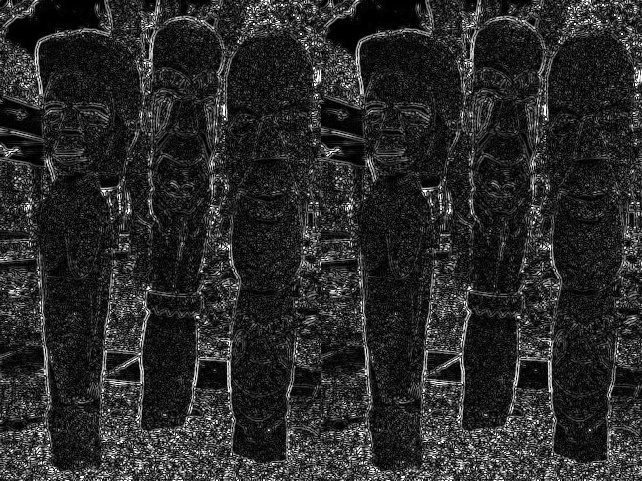
#> input picture proj2/proj2_code/EdgeDetection/output/laplacian/101085.jpg, 642 x 481 px, given as the content of the folder data/, which was not available
$ python main.py   (older library calls are emulated)
#> lines starting #> are read from the running program, lines starting #| are printed output that depends on the picture; pictures that were not available may be replaced by others from this repository, and a replacement may not be noted
#> further down, img is the input picture: shape (481, 642, 3); min 0, max 255, mean 42.3
### proj2/proj2_code/EdgeDetection/canny.py
import cv2
import numpy as np

def StandCanny(img, lowThreshold, highThreshold):
#> called with lowThreshold = 50, highThreshold = 150
    gray = cv2.cvtColor(img, cv2.COLOR_BGR2GRAY)
    blurred = cv2.GaussianBlur(gray, (5, 5), 1.4)
    edges = cv2.Canny(blurred, lowThreshold, highThreshold)
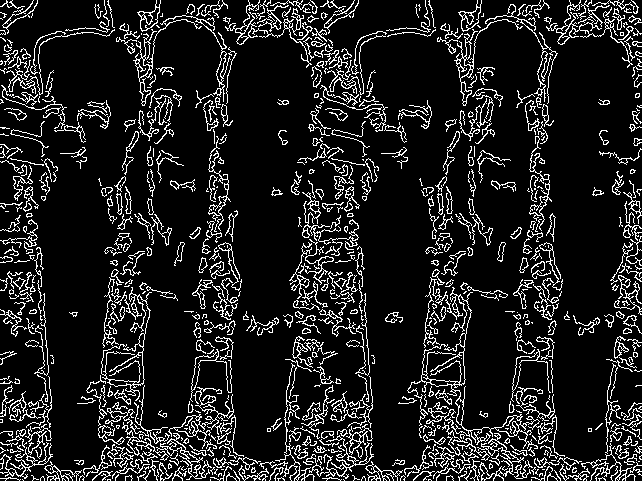
#> edges: shape (481, 642); 12.6% white in thin lines or dots
    return edges

def CustomCanny(img, lowThreshold, highThreshold):
    # Step 1: Grayscale + Gaussian Blur
#> called with lowThreshold = 50, highThreshold = 150
    gray = cv2.cvtColor(img, cv2.COLOR_BGR2GRAY)
    blurred = cv2.GaussianBlur(gray, (5, 5), 1.4)

    # Step 2: Sobel gradient on blurred image (CV_16S → float32)
    grad_x = cv2.Sobel(blurred, cv2.CV_16S, 1, 0, ksize=3)
    grad_y = cv2.Sobel(blurred, cv2.CV_16S, 0, 1, ksize=3)
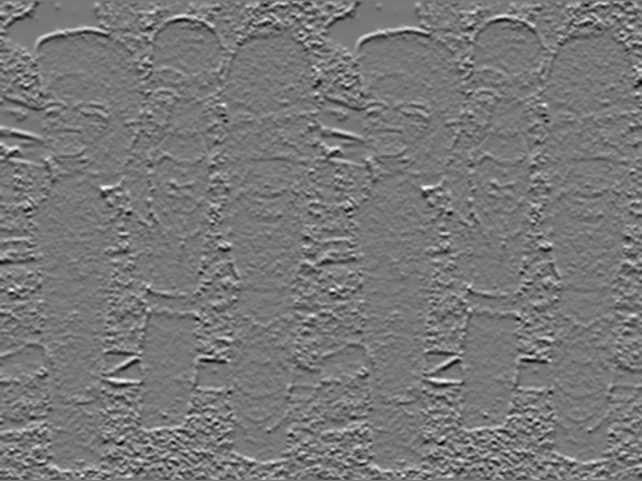
#> grad_y: shape (481, 642) int16; min -297, max 334, mean 0.7; drawn with min black and max white
    grad_x = grad_x.astype(np.float32)
    grad_y = grad_y.astype(np.float32)

    grad_mag = np.hypot(grad_x, grad_y)
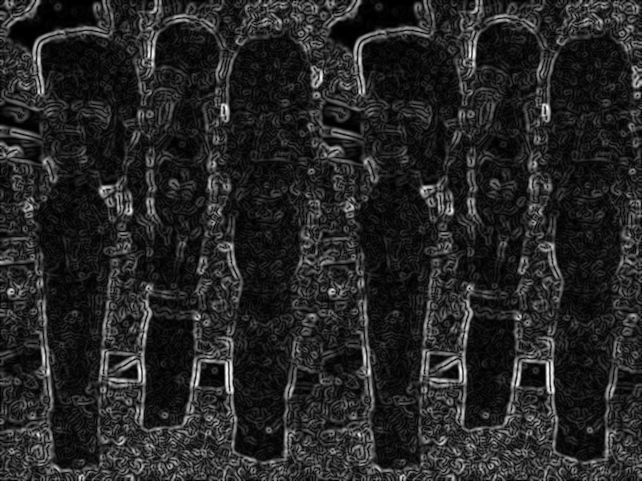
#> grad_mag: shape (481, 642) float32; min 0, max 388.1, mean 58.7; drawn with min black and max white
    grad_dir = np.arctan2(grad_y, grad_x)  # in radians
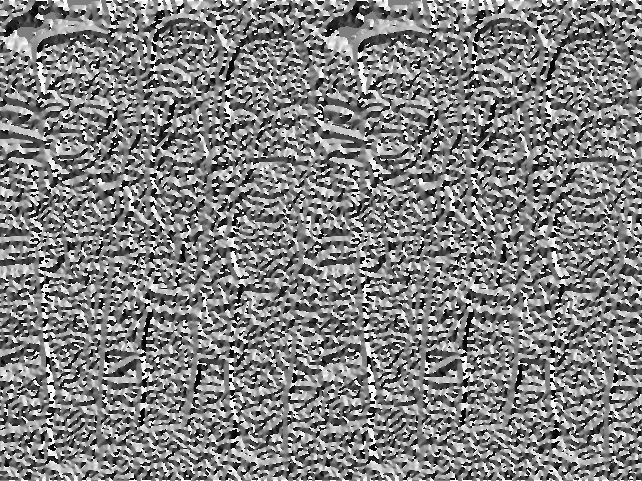
#> grad_dir: shape (481, 642) float32; min -3.14, max 3.14, mean 0.0346; drawn with min black and max white

    # Step 3: Non-Maximum Suppression (improved version)
    def NMS(mag, angle):
        H, W = mag.shape
#> H = 481; W = 642
        Z = np.zeros((H, W), dtype=np.uint8)
        angle = np.rad2deg(angle) % 180
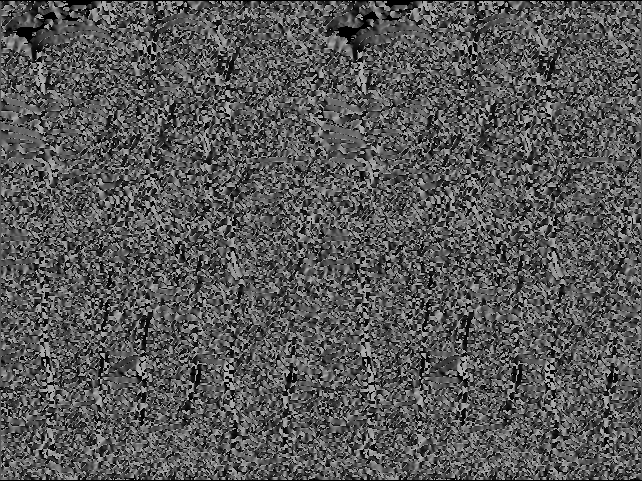
#> angle: shape (481, 642) float32; min 0, max 179.8, mean 87.3

        for i in range(1, H - 1):
            for j in range(1, W - 1):
                try:
                    q = 255
                    r = 255
                    a = angle[i, j]

                    if (0 <= a < 22.5) or (157.5 <= a <= 180):
                        q = mag[i, j + 1]
                        r = mag[i, j - 1]
                    elif (22.5 <= a < 67.5):
                        q = mag[i + 1, j - 1]
                        r = mag[i - 1, j + 1]
                    elif (67.5 <= a < 112.5):
                        q = mag[i + 1, j]
                        r = mag[i - 1, j]
                    elif (112.5 <= a < 157.5):
                        q = mag[i - 1, j - 1]
                        r = mag[i + 1, j + 1]

                    if (mag[i, j] >= q) and (mag[i, j] >= r):
                        Z[i, j] = mag[i, j]
                    else:
                        Z[i, j] = 0
                except IndexError:
                    pass
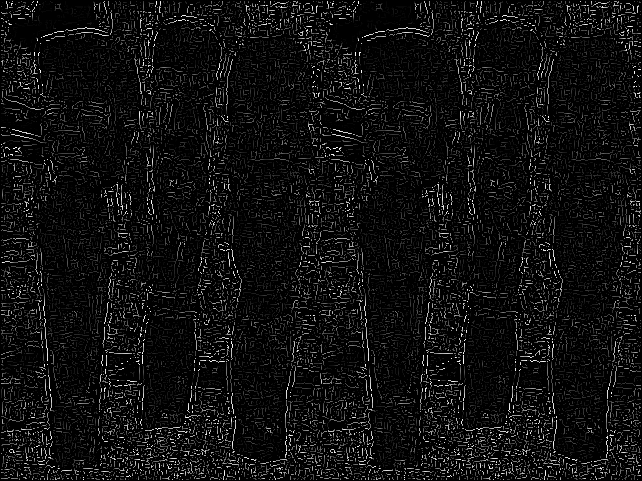
#> Z: shape (481, 642); min 0, max 255, mean 15.9
        return Z

    nms = NMS(grad_mag, grad_dir)

    # Step 4: Double thresholding
    strong = 255
    weak = 75
    res = np.zeros_like(nms, dtype=np.uint8)
    strong_i, strong_j = np.where(nms >= highThreshold)
#> strong_i = 7826 values from 1 to 479; strong_j = 7826 values, max 640 at index 1164, min 1 at index 330, mean 316.6
    weak_i, weak_j = np.where((nms >= lowThreshold) & (nms < highThreshold))
    res[strong_i, strong_j] = strong
    res[weak_i, weak_j] = weak

    # Step 5: Hysteresis edge tracking (Flood fill)
    def hysteresis(img, weak=75, strong=255):
#> called with weak = 75, strong = 255
        H, W = img.shape
        strongs = [(i, j) for i in range(1, H - 1) for j in range(1, W - 1) if img[i, j] == strong]
        visited = set(strongs)

        while strongs:
            i, j = strongs.pop()
            for di in [-1, 0, 1]:
                for dj in [-1, 0, 1]:
                    ni, nj = i + di, j + dj
                    if (0 <= ni < H) and (0 <= nj < W):
                        if img[ni, nj] == weak and (ni, nj) not in visited:
                            img[ni, nj] = strong
                            strongs.append((ni, nj))
                            visited.add((ni, nj))
        img[img != strong] = 0
        return img

    result = hysteresis(res, weak=weak, strong=strong)
    return result

### proj2/proj2_code/EdgeDetection/main.py
import cv2
import os
import argparse
from canny import CustomCanny, StandCanny
from sobel import CustomSobel, StandSobel
from laplacian import CustomLaplacian, StandLaplacian
import numpy as np

def cal_metric(preds_vis, gt_vis):
    """
    Calculate accuracy, recall, and F1 score based on visible points.
    Args:
        @preds_vis: Predicted visibility flags
        @gt_vis: Ground truth visibility flags

    Returns:
        Tuple of (accuracy, precision, recall, F1 score)
    """
    # Ensure inputs are numpy arrays
    preds_vis = np.array(preds_vis)
    gt_vis = np.array(gt_vis)

    assert set(preds_vis) == {0, 255}, "Predictions should be binary (0 or 255)"
    assert set(gt_vis) == {0, 255}, "Ground truth should be binary (0 or 255)"

    # Calculate true positives, true negatives, false positives, and false negatives
    tp = np.sum((preds_vis == 255) & (gt_vis == 255))
    tn = np.sum((preds_vis == 0) & (gt_vis == 0))
    fp = np.sum((preds_vis == 255) & (gt_vis == 0))
    fn = np.sum((preds_vis == 0) & (gt_vis == 255))

    # Calculate accuracy, precision, recall, and F1 score
    accuracy = (tp + tn) / (tp + tn + fp + fn) if (tp + tn + fp + fn) > 0 else 0
    precision = tp / (tp + fp) if (tp + fp) > 0 else 0
    recall = tp / (tp + fn) if (tp + fn) > 0 else 0
    f1_score = (2 * tp) / (2 * tp + fp + fn) if (2 * tp + fp + fn) > 0 else 0

    return accuracy, precision, recall, f1_score


if __name__ == "__main__":

    parser = argparse.ArgumentParser()
    parser.add_argument("--mode", type=str, default="canny", choices=["canny", "sobel", "laplacian"])
    parser.add_argument("--input_dir", type=str, default="data/")
    parser.add_argument("--output_dir", type=str, default="output/Canny")
    parser.add_argument("--lowThreshold", type=int, default=50)
    parser.add_argument("--highThreshold", type=int, default=150)
    args = parser.parse_args()

    if not os.path.exists(args.output_dir):
        os.makedirs(args.output_dir)

    for filename in sorted(os.listdir(args.input_dir)):
        img = cv2.imread(os.path.join(args.input_dir, filename))

        if args.mode == "laplacian":
            stand_edge = StandLaplacian(img)
            custom_edge = CustomLaplacian(img)

        elif args.mode == "sobel":
            stand_edge = StandSobel(img)
            custom_edge = CustomSobel(img)

        elif args.mode == "canny":
            stand_edge = StandCanny(img, args.lowThreshold, args.highThreshold)
            custom_edge = CustomCanny(img, args.lowThreshold, args.highThreshold)
#> custom_edge: shape (481, 642); 4.4% white in thin lines or dots

        else:
            raise ValueError("Invalid mode. Choose 'canny', 'sobel' or 'laplacian'.")

        cv2.imwrite(os.path.join(args.output_dir, filename), cv2.hconcat((stand_edge, custom_edge)))
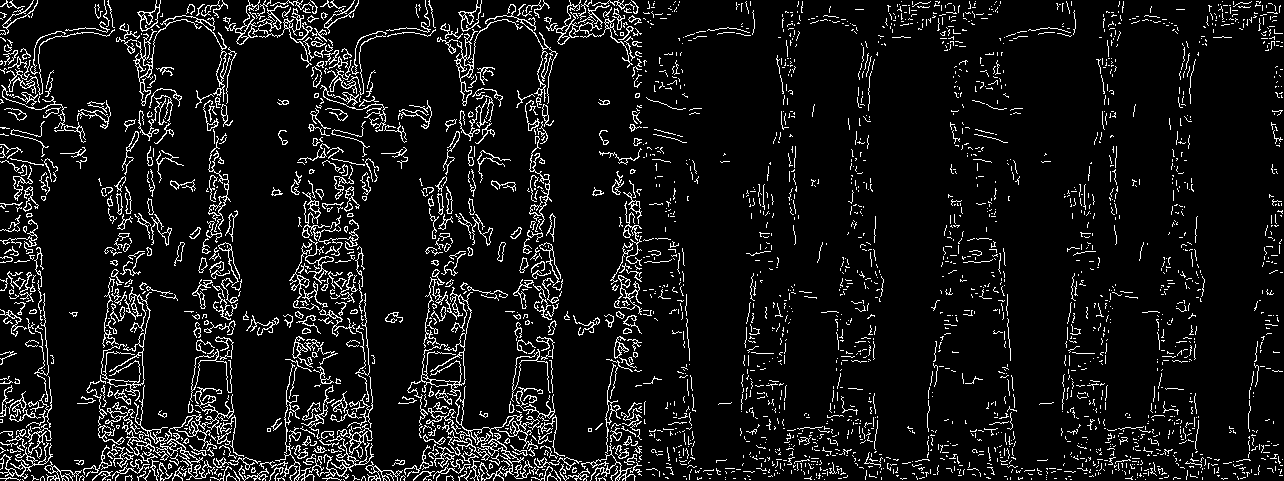
#> saved as 101085.jpg: shape (481, 1284); 8.5% white in thin lines or dots

        # [7 lines of commented-out code are left out]

$ run again, on proj2/proj2_code/EdgeDetection/output/laplacian/105025.jpg
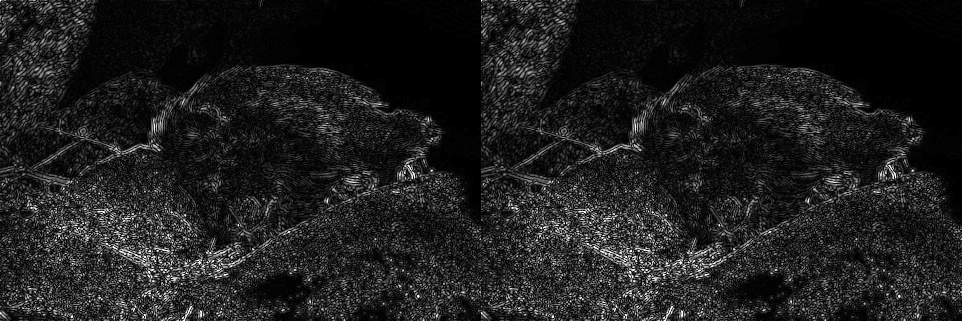
#> input picture proj2/proj2_code/EdgeDetection/output/laplacian/105025.jpg, 962 x 321 px, given as the content of the folder data/, which was not available
#> img is the input picture: shape (321, 962, 3); min 0, max 255, mean 30.4
#> edges: shape (321, 962); 8.8% white in thin lines or dots
#> after the loop in NMS, `for i in range(1, H - 1):`:
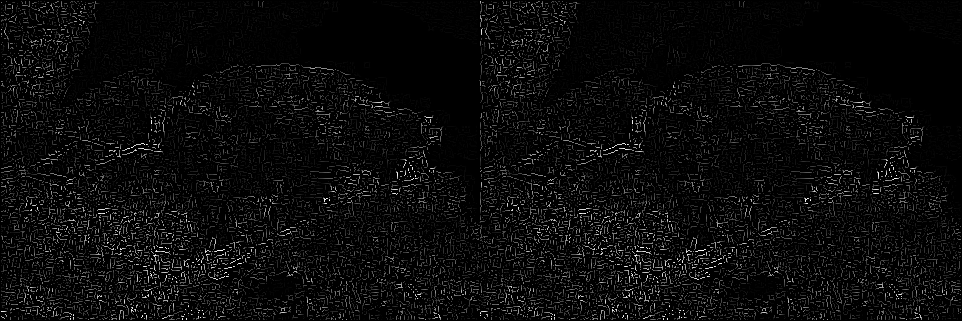
#> Z: shape (321, 962); min 0, max 255, mean 11.4
#> strong_i = 2713 values from 1 to 319; strong_j = 2713 values, max 946 at index 2247, min 1 at index 30, mean 434.8
#> custom_edge: shape (321, 962); 1.8% white in thin lines or dots
#> `cv2.imwrite(os.path.join(args.output_dir, filename), cv2.hconcat((stan..`:
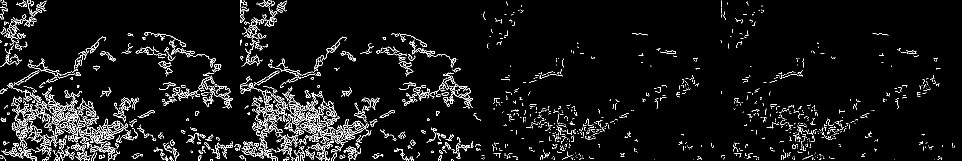
#> saved as 105025.jpg: shape (321, 1924) (shown at 1/2 size); 5.3% white in thin lines or dots

$ run again, on proj2/proj2_code/EdgeDetection/output/laplacian/106024.jpg
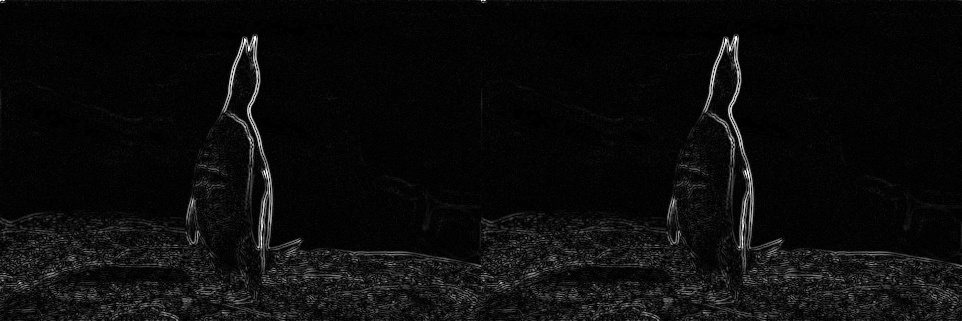
#> input picture proj2/proj2_code/EdgeDetection/output/laplacian/106024.jpg, 962 x 321 px, given as the content of the folder data/, which was not available
#> img is the input picture: shape (321, 962, 3); min 0, max 255, mean 12
#> edges: shape (321, 962); 1.7% white in thin lines or dots
#> after the loop in NMS, `for i in range(1, H - 1):`:
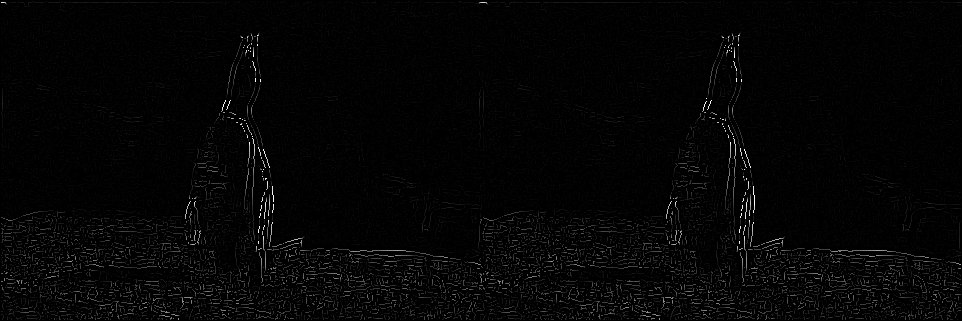
#> Z: shape (321, 962); min 0, max 255, mean 4.8
#> strong_i = 776 values from 2 to 315; strong_j = 776 values, max 960 at index 771, min 1 at index 0, mean 491.6
#> weak_i = 8430 values from 2 to 319; weak_j = 8430 values, max 960 at index 3953, min 1 at index 918, mean 474.8
#> custom_edge: shape (321, 962); 0.49% white in thin lines or dots
#> `cv2.imwrite(os.path.join(args.output_dir, filename), cv2.hconcat((stan..`:
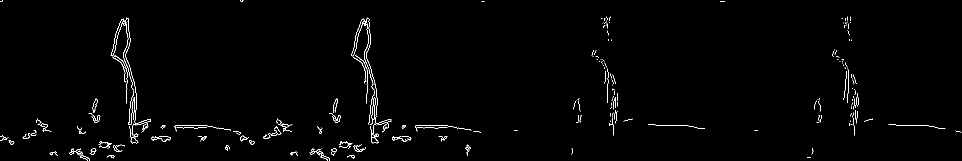
#> saved as 106024.jpg: shape (321, 1924) (shown at 1/2 size); 1.1% white in thin lines or dots
